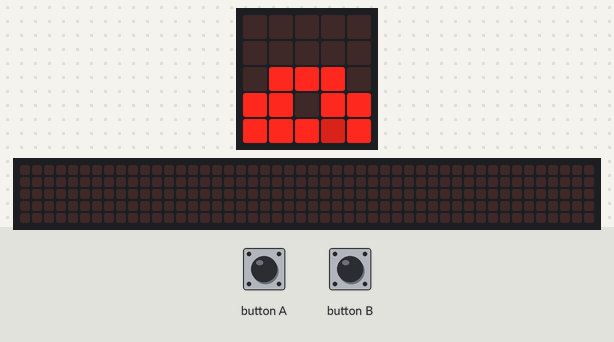
Recording of a program running on a simulated BBC micro:bit running MicroPython. Parts: the board's 5×5 LED display, a strip that is not on the board, showing the scrolling text unrolled. The test bench sets the inputs (shaded band). Random numbers come from a fixed seed; the 48×5 strip is a reading aid, not a part: it shows the text the display is scrolling, unrolled, one strip-width of it at a time.

Above: at 1.2 s.
1.3 s: button A pressed 5 times (0.12 s each, 0.3 s apart)
At 1.97 s:
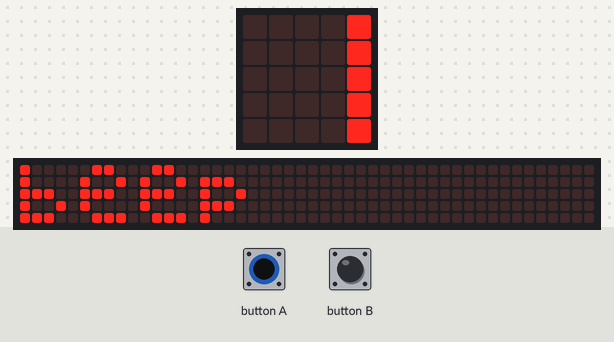
At 2.42 s:
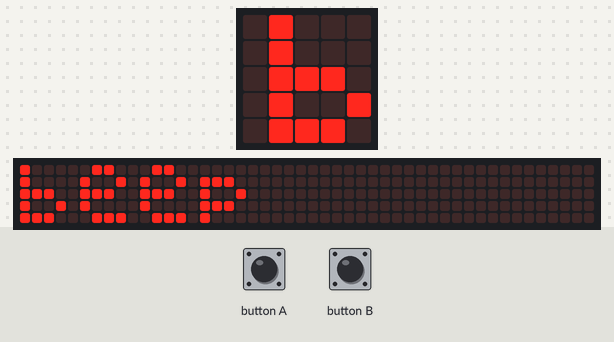
Timing chart, 0 to 4.3 s (numbered marks = the images above; inputs shaded):
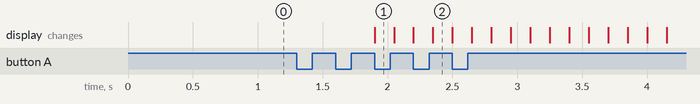

The program:

death-star-plans.py
```python
from microbit import *
import random

# death star plans animation
death_star = Image("09990:99597:99975:97755:07550")
shot_1 = Image("00000:99099:09090:09090:09090")
exhaust_port = Image("00000:99099:09090:09090:09090")
shot_1 = Image("00500:99099:09090:09090:09090")
shot_2 = Image("00000:99599:09090:09090:09090")
shot_3 = Image("00000:99099:09590:09090:09090")
shot_4 = Image("00000:99099:09090:09590:09090")
shot_5 = Image("00000:99099:09090:09090:09590")
explosion1 = Image("00000:00000:00500:00000:00000")
explosion2 = Image("00000:09090:00900:09090:00000")
explosion3 = Image("90909:09590:95559:09590:90909")
explosion4 = Image("00000:" * 5)

animation = [death_star, exhaust_port, shot_1, shot_2, shot_3, shot_4, shot_5, explosion1, explosion2, explosion3, explosion4]

smile = Image("000:90992:90092:90092:99992")
r2_d2 = Image("00000:00000:09990:99099:99959")

unlock_sequence = ["a", "b", "a"]
entered_sequence = []

display.show(r2_d2)

while True:

    if (button_a.was_pressed()):
        entered_sequence.append('a')
    if (button_b.was_pressed()):
        entered_sequence.append('b')

    if (len(unlock_sequence) == len(entered_sequence)):
        # have they entered the correct sequence?
        secret_unlocked = True

        for i in range(len(unlock_sequence)):
            if entered_sequence[i] != unlock_sequence[i]:
                # no match - lock the plans again!
                secret_unlocked = False
                break

        if secret_unlocked:
            display.scroll("help me Obi-Wan, you are my only hope", delay=100)
            display.show(animation, delay=1000)
        else:
            responses = ["beep", "boop", "I am not the droid you are looking for"]
            display.scroll(random.choice(responses))

        display.show(r2_d2)
        entered_sequence = []
```

Measured:
- after the input at 1.3 s, the display: changes after 0.60 s (image 1)
